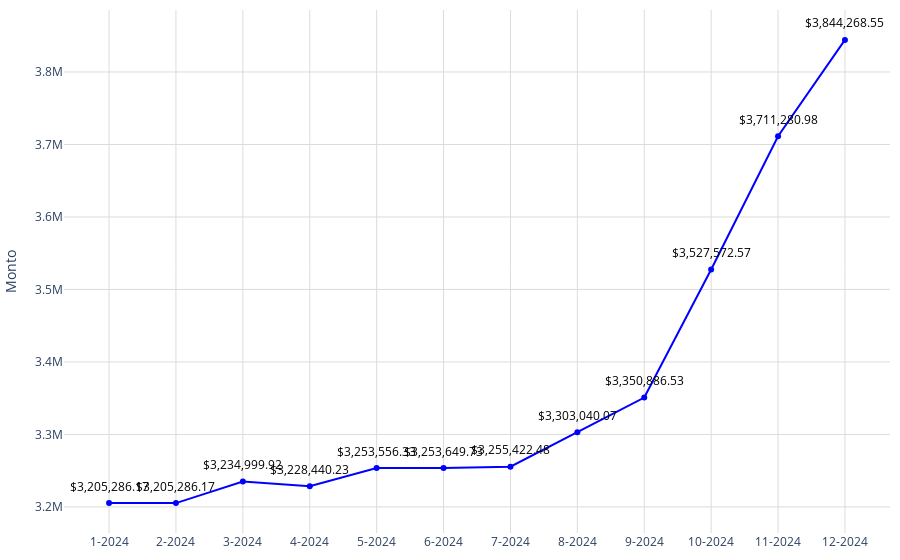

Notebook code for this chart:
### Code cell
# Datos
año = df_proyecciones_24['label']
promedio = df_proyecciones_24['promedio']

# Crear una función para formatear los valores grandes en palabras en español
def formatear_numero(valor):
    if valor >= 1_000_000_000_000:
        return f'{valor / 1_000_000_000:.2f} billones'
    elif valor >= 1_000_000_000:
        return f'{valor / 1_000_000_000:.0f} mil millones'  # Mil millones
    elif valor >= 1_000_000:
        return f'{valor / 1_000_000:.0f} millones'  # Millones
    elif valor >= 1_000:
        return f'{valor / 1_000:.0f} mil'  # Mil
    else:
        return str(valor)
# Configurar los valores y el texto del eje Y
tickvals = [2500000000,3000000000,3200000000]
ticktext = [formatear_numero(val) for val in tickvals]

fig = go.Figure()
fig.add_trace(go.Scatter(
    x=año,
    y=promedio,
    mode='markers+lines',
    marker=dict(color='blue'),
))
# Agregar anotaciones para mostrar los valores encima de los puntos
for a, p in zip(año, promedio):
    fig.add_annotation(
        x=a,
        y=p,
        text=f"${p:,.2f}",  # Formatear el valor del promedio como moneda
        showarrow=False,
        font=dict(color='black', size=12),
        xshift=0,
        yshift=17,
        textangle=0
    )
# Actualizar diseño
fig.update_layout(
    #title='Plusvalía estimada',   
    yaxis=dict(
        title="Monto",
        gridwidth=1,  # Ancho de las líneas de la cuadrícula
        gridcolor='#dddcda', 

    ),
    xaxis=dict(
        gridcolor='#dddcda', 
        tickmode='array',
        tickvals=año,
        ticktext=año
    ),
    plot_bgcolor='rgba(0,0,0,0)',
        margin=dict(l=10, r=10, t=10, b=10)
)

# Exportar gráfica como archivo HTML
def guardar_grafico_como_html(fig, nombre_archivo, carpeta='assets/graficas'):
    # Crear la carpeta si no existe
    if not os.path.exists(carpeta):
        os.makedirs(carpeta)
    
    # Gráfica como archivo HTML en la carpeta especificada
    pio.write_html(fig, f'{carpeta}/{nombre_archivo}.html')

guardar_grafico_como_html(fig, 'g_scatt_plusvaliaestimada_mes24', carpeta='assets/graficas')
fig.show()

### Figure 1 — Plotly figure (JSON) as saved in the notebook; plotly's stock layout.template omitted (floating-point values rounded to 4 significant figures)
{"data": [{"marker": {"color": "blue"}, "mode": "markers+lines", "type": "scatter", "x": ["1-2024", "2-2024", "3-2024", "4-2024", "5-2024", "6-2024", "7-2024", "8-2024", "9-2024", "10-2024", "11-2024", "12-2024"], "y": [3205000.0, 3205000.0, 3235000.0, 3228000.0, 3254000.0, 3254000.0, 3255000.0, 3303000.0, 3351000.0, 3528000.0, 3711000.0, 3844000.0]}], "layout": {"annotations": [{"font": {"color": "black", "size": 12}, "showarrow": false, "text": "$3,205,286.17", "textangle": 0, "x": "1-2024", "xshift": 0, "y": 3205000.0, "yshift": 17}, {"font": {"color": "black", "size": 12}, "showarrow": false, "text": "$3,205,286.17", "textangle": 0, "x": "2-2024", "xshift": 0, "y": 3205000.0, "yshift": 17}, {"font": {"color": "black", "size": 12}, "showarrow": false, "text": "$3,234,999.92", "textangle": 0, "x": "3-2024", "xshift": 0, "y": 3235000.0, "yshift": 17}, {"font": {"color": "black", "size": 12}, "showarrow": false, "text": "$3,228,440.23", "textangle": 0, "x": "4-2024", "xshift": 0, "y": 3228000.0, "yshift": 17}, {"font": {"color": "black", "size": 12}, "showarrow": false, "text": "$3,253,556.33", "textangle": 0, "x": "5-2024", "xshift": 0, "y": 3254000.0, "yshift": 17}, {"font": {"color": "black", "size": 12}, "showarrow": false, "text": "$3,253,649.73", "textangle": 0, "x": "6-2024", "xshift": 0, "y": 3254000.0, "yshift": 17}, {"font": {"color": "black", "size": 12}, "showarrow": false, "text": "$3,255,422.48", "textangle": 0, "x": "7-2024", "xshift": 0, "y": 3255000.0, "yshift": 17}, {"font": {"color": "black", "size": 12}, "showarrow": false, "text": "$3,303,040.07", "textangle": 0, "x": "8-2024", "xshift": 0, "y": 3303000.0, "yshift": 17}, {"font": {"color": "black", "size": 12}, "showarrow": false, "text": "$3,350,886.53", "textangle": 0, "x": "9-2024", "xshift": 0, "y": 3351000.0, "yshift": 17}, {"font": {"color": "black", "size": 12}, "showarrow": false, "text": "$3,527,572.57", "textangle": 0, "x": "10-2024", "xshift": 0, "y": 3528000.0, "yshift": 17}, {"font": {"color": "black", "size": 12}, "showarrow": false, "text": "$3,711,280.98", "textangle": 0, "x": "11-2024", "xshift": 0, "y": 3711000.0, "yshift": 17}, {"font": {"color": "black", "size": 12}, "showarrow": false, "text": "$3,844,268.55", "textangle": 0, "x": "12-2024", "xshift": 0, "y": 3844000.0, "yshift": 17}], "margin": {"b": 10, "l": 10, "r": 10, "t": 10}, "plot_bgcolor": "rgba(0,0,0,0)", "xaxis": {"gridcolor": "#dddcda", "tickmode": "array", "ticktext": ["1-2024", "2-2024", "3-2024", "4-2024", "5-2024", "6-2024", "7-2024", "8-2024", "9-2024", "10-2024", "11-2024", "12-2024"], "tickvals": ["1-2024", "2-2024", "3-2024", "4-2024", "5-2024", "6-2024", "7-2024", "8-2024", "9-2024", "10-2024", "11-2024", "12-2024"]}, "yaxis": {"gridcolor": "#dddcda", "gridwidth": 1, "title": {"text": "Monto"}}}}
